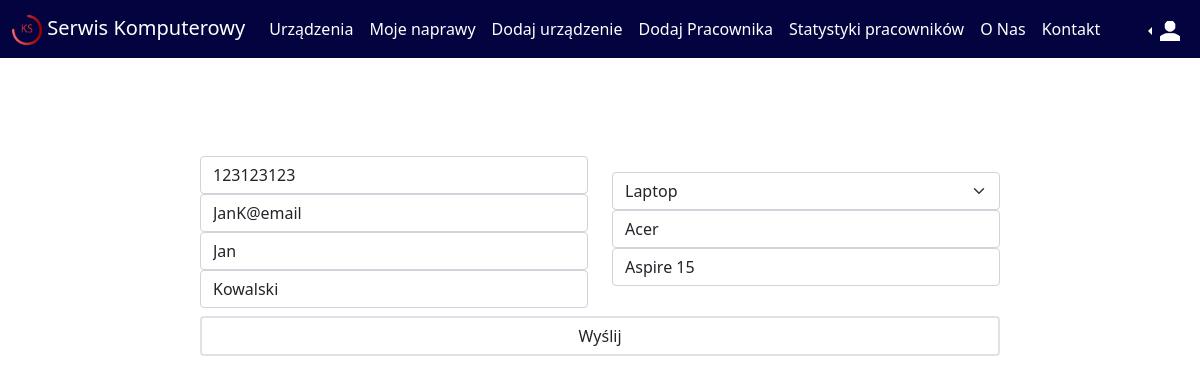
Screenshot of /ProjektSerwisKomputerowy/EdytujDane.php?id=1 (signed in) with the database file from the repository.
### tables this page shows
CREATE TABLE `urzadzenie` (
  `idUrzadzenia` int(11) NOT NULL,
  `imieWlasciciela` varchar(30) DEFAULT NULL,
  `nazwiskoWlasciciela` varchar(30) DEFAULT NULL,
  `adresEmailWlasiciela` varchar(30) DEFAULT NULL,
  `numerTelefonuWlasciciela` varchar(30) DEFAULT NULL,
  `markaUrzadzenia` varchar(30) DEFAULT NULL,
  `typUrzadzenia` varchar(30) DEFAULT NULL,
  `modelUrzadzenia` varchar(30) DEFAULT NULL,
  `Problem` tinytext DEFAULT NULL,
  `Diagnoza` varchar(250) DEFAULT NULL,
  `Stan` varchar(100) DEFAULT NULL,
  `DataObecna` datetime DEFAULT NULL,
  `PrzypisanyPracownik` int(11) DEFAULT NULL
);

### ProjektSerwisKomputerowy/EdytujDane.php (the view, shortened to what this page needs)
<!DOCTYPE html>
<html>
<head>
    <link href="https://cdn.jsdelivr.net/npm/bootstrap@5.1.3/dist/css/bootstrap.min.css" rel="stylesheet">
</head>
<body>
<div class="sticky-top">
      <nav class="navbar navbar-expand-lg navbar-light kolor text-white">
        <div class="container-fluid">
          <a class="navbar-brand text-white" href="#"><img src='Projekt_ks.png' width='30px' height='30px'> Serwis Komputerowy</a>
          <div class="collapse navbar-collapse" id="navbarNav">
            <ul class="navbar-nav">
              <?php
            if(isset($_SESSION['typUzytkownika'] )) {
              if($_SESSION['typUzytkownika'] != "Uzytkownik"){
              echo "<li class='nav-item'>
              <a class='nav-link active text-white' aria-current='page' href='devices.php'>Urządzenia</a>
            </li>";
              }}
              ?>
              <li class="nav-item">
                <a class="nav-link active text-white" href="MojeUrzadzenia.php">Moje naprawy</a>
              </li>
              <?php
              if(isset($_SESSION['typUzytkownika'] )) {
              if($_SESSION['typUzytkownika'] != "Uzytkownik"){
              echo "<li class='nav-item'>
              <a class='nav-link active text-white' href='newdevice.php'>Dodaj urządzenie</a>
            </li>";
              }}
              if(isset($_SESSION['typUzytkownika'] )) {
                if($_SESSION['typUzytkownika'] == "Administrator"){
                echo "<li class='nav-item'>
                <a class='nav-link active text-white' href='dodajPracownika.php'>Dodaj Pracownika</a>
              </li>
              <li class='nav-item'>
                <a class='nav-link active text-white' href='Pracownicy.php'>Statystyki pracowników</a>
              </li>";
                }}
            ?>
            <li class="nav-item">
                <a class="nav-link text-white" href="ONas.php">O Nas</a>
              </li>
              <li class="nav-item">
                <a class="nav-link text-white" href="Kontakt.php">Kontakt</a>
              </li>
                </ul>
          </div>
          <div class='flex-box'>
          <ul class="navbar-nav justify-content-end">
            <li class="nav-item">
              <?php
            if(isset($_SESSION['typUzytkownika'] )) {
              if($_SESSION['typUzytkownika'] != null){
                echo "<li class='nav-item dropdown dropstart'>
          <a class='nav-link dropdown-toggle text-white dropdown-menu-end'  href='' id='navbarDropdownMenuLink' role='button' data-bs-toggle='dropdown' aria-expanded='false'>
            <img width='20px' height='20px' src='account.png'>
          </a>
          <ul class='dropdown-menu' aria-labelledby='navbarDropdownMenuLink'>
            <li><a class='dropdown-item' href='Userinfo.php'>Mój Profil</a></li>
            <li><a class='dropdown-item' href='MojeUrzadzenia.php'>Moje urządzenia</a></li>
            <li><form action='wyloguj.php'>
            <a class='dropdown-item text-dark' type='submit' href='wyloguj.php' method='post' >Wyloguj</a>
            </form></li>
          </ul>
        </li>
                </dropdown>";
              }
            } else{
              echo "<li class='nav-item'>
              <a class='nav-link active text-white' href='login.php'>Zaloguj</a>
            </li>";
          }
            ?>
        </div>
      </nav>
    </div>
    <div>
        <?php
         $urzadzenie=$_GET['id'];
            $conn = @new mysqli('localhost','root', '','serwiskomputerowy');
            if($conn->connect_error !=0){
                echo "Wystąpił błąd połączenia";
               }
               else{
                $data = "SELECT * FROM urzadzenie where idUrzadzenia='$urzadzenie'";
                $result = $conn->query($data);
                if($result!=null){
                    while($row = $result->fetch_assoc()){
        echo"<div style='height:50px;'></div>
    <div class='container-fluid' >
      <div class='mx-auto' style='width: 800px;'>
            <div class='mt-5'>
            <form action='EdytujDane.inc.php' method='post'>
            <div class='row'>
             <div class='col'>
                <input type='Text' class='form-control' id='NumerTelefonuWlasciciela' name='NumerTelefonuWlasciciela' value='$row[numerTelefonuWlasciciela]' placeholder='Numer Telefonu Właściciela' required>
                <input type='E-mail' class='form-control' id='AdresEmail' name='AdresEmail' value='$row[adresEmailWlasiciela]' placeholder='Adres E-mail Właściciela' required>
                <input type='Text' class='form-control' id='ImieWlasciciela' name='ImieWlasciciela' value='$row[imieWlasciciela]' placeholder='Imię Właściciela' required>
                <input type='Text' class='form-control' id='NazwiskoWlasciciela' name='NazwiskoWlasciciela' value='$row[nazwiskoWlasciciela]' placeholder='Nazwisko Właściciela' required>
              </div>
                <div class='col mt-3'>
                <select class='form-select' id='TypUrzadzenia' name='TypUrzadzenia'  aria-label='Typ urządzenia'>
                  <option selected>$row[typUrzadzenia]</option>
                  <option value='Telefon'>Telefon</option>
                  <option value='Tablet'>Tablet</option>
                  <option value='PC'>PC</option>
                  <option value='Laptop'>Laptop</option>
                  <option value='Peryferia'>Peryferia</option>
                  <option value='Konsola'>Konsola</option>
                  <option value='Inne'>Inne</option>
                </select>
                <input type='Text' class='form-control' id='MarkaUrzadzenia' name='MarkaUrzadzenia' value='$row[markaUrzadzenia]' placeholder='Marka Urządzenia' required>
                <input type='Text' class='form-control' id='ModelUrzadzenia' name='ModelUrzadzenia' value='$row[modelUrzadzenia]' placeholder='Model urządzenia' required>
                <input width='10px' type='text' name='iduz' class='visually-hidden' value='$urzadzenie'>
                </div>
                <div class='mt-2'>
                <button class=' border border-2 form-control' style='height:40px;' type='submit' id='Submit' name='Submit' >Wyślij</button>
                </div>
              </div>
            </form>
        </div>
        </div>
        ";
                    }}}?>
        </div>
  </body>
</html>

### ProjektSerwisKomputerowy/EdytujDane.php (style rules this page uses)
body { background-color: ; }
.kolor { background-color: rgb(3,3,64); }

### rows the page displays
urzadzenie: NumerTelefonuWlasciciela "123123123", AdresEmail "JanK@email", ImieWlasciciela "Jan", NazwiskoWlasciciela "Kowalski", TypUrzadzenia "Laptop", MarkaUrzadzenia "Acer", ModelUrzadzenia "Aspire 15"
